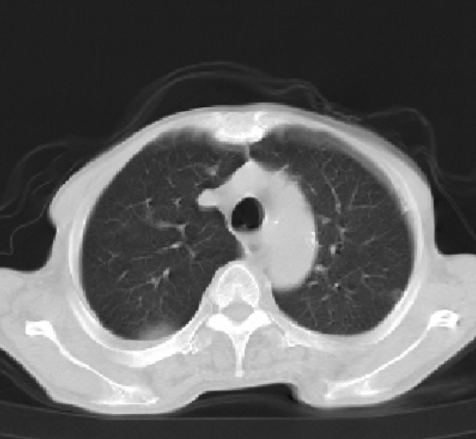
#> input picture ex1/lung.png, 476 x 439 px
$ python lbp_encode.py
#> lines starting #> are read from the running program, lines starting #| are printed output that depends on the picture
import numpy as np
import matplotlib.pyplot as plt
import cv2

img = cv2.imread("lung.png", 0).astype(np.float64)
#> img: shape (439, 476) float64; min 8, max 255, mean 95.3
fig, ax = plt.subplots(2, 1)
ax[0].imshow(img, cmap="gray_r")
ax[0].axis("off")

size = img.shape
#> size = (439, 476)
img = np.pad(img, [[1,1],[1,1]])
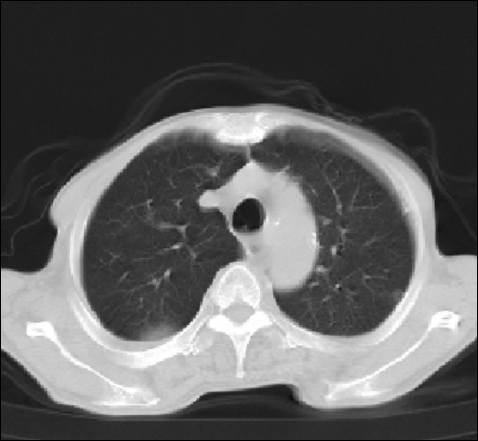
#> img: shape (441, 478) float64; min 0, max 255, mean 94.5
power = np.array([[2**0, 2**1, 2**2], [2**7, 0, 2**3], [2**6, 2**5, 2**4]])

origin_img = img.copy()
for i in range(1, size[0]):
    for j in range(1, size[1]):
        mask = origin_img[i:i+3, j:j+3] < img[i+1, j+1]
        img[i+1, j+1] = np.sum(np.multiply(power, mask))
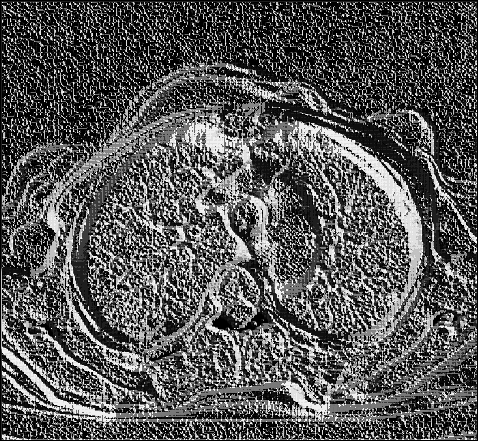
#> img: shape (441, 478) float64; min 0, max 255, mean 86.8

ax[1].imshow(img, cmap="gray_r")
ax[1].axis("off")
plt.show()
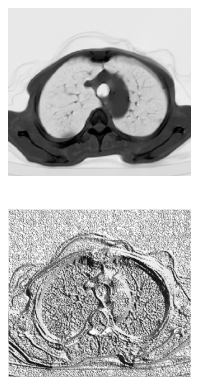
#> figure drawn by matplotlib, 2 panels
